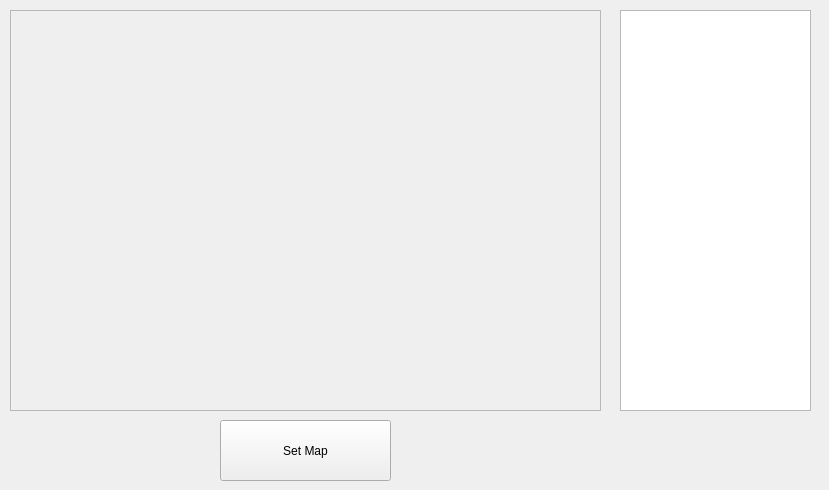
<?xml version="1.0" encoding="UTF-8"?>
<ui version="4.0">
 <class>Widget</class>
 <widget class="QWidget" name="Widget">
  <property name="geometry">
   <rect>
    <x>0</x>
    <y>0</y>
    <width>829</width>
    <height>490</height>
   </rect>
  </property>
  <property name="windowTitle">
   <string>Widget</string>
  </property>
  <widget class="QPushButton" name="pushButton_2">
   <property name="geometry">
    <rect>
     <x>220</x>
     <y>420</y>
     <width>171</width>
     <height>61</height>
    </rect>
   </property>
   <property name="text">
    <string>Set Map</string>
   </property>
  </widget>
  <widget class="QFrame" name="frame">
   <property name="geometry">
    <rect>
     <x>10</x>
     <y>10</y>
     <width>591</width>
     <height>401</height>
    </rect>
   </property>
   <property name="frameShape">
    <enum>QFrame::StyledPanel</enum>
   </property>
   <property name="frameShadow">
    <enum>QFrame::Plain</enum>
   </property>
   <property name="lineWidth">
    <number>1</number>
   </property>
  </widget>
  <widget class="QListView" name="listView">
   <property name="geometry">
    <rect>
     <x>620</x>
     <y>10</y>
     <width>191</width>
     <height>401</height>
    </rect>
   </property>
  </widget>
 </widget>
 <layoutdefault spacing="6" margin="11"/>
 <resources/>
 <connections/>
</ui>
